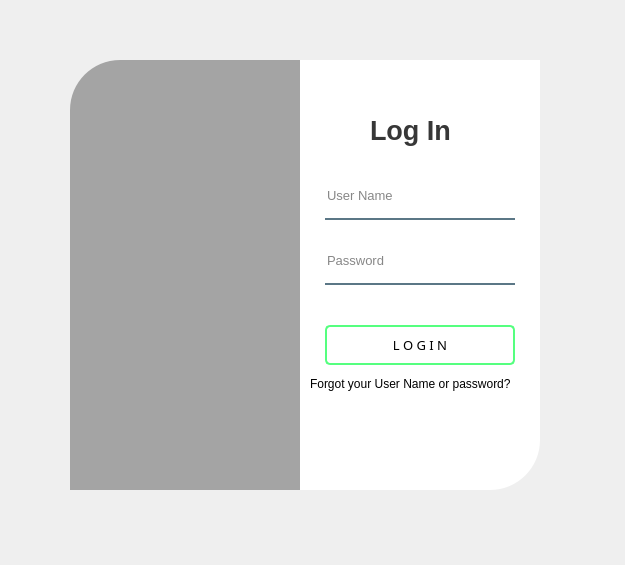
<?xml version="1.0" encoding="UTF-8"?>
<ui version="4.0">
 <class>Form</class>
 <widget class="QWidget" name="Form">
  <property name="geometry">
   <rect>
    <x>0</x>
    <y>0</y>
    <width>625</width>
    <height>565</height>
   </rect>
  </property>
  <property name="windowTitle">
   <string>Form</string>
  </property>
  <widget class="QWidget" name="widget" native="true">
   <property name="geometry">
    <rect>
     <x>30</x>
     <y>30</y>
     <width>550</width>
     <height>500</height>
    </rect>
   </property>
   <widget class="QLabel" name="label">
    <property name="geometry">
     <rect>
      <x>40</x>
      <y>30</y>
      <width>280</width>
      <height>430</height>
     </rect>
    </property>
    <property name="styleSheet">
     <string notr="true">border-image: url(:/images/bich.jpg);
border-top-left-radius: 50px;</string>
    </property>
    <property name="text">
     <string/>
    </property>
   </widget>
   <widget class="QLabel" name="label_2">
    <property name="geometry">
     <rect>
      <x>40</x>
      <y>30</y>
      <width>280</width>
      <height>430</height>
     </rect>
    </property>
    <property name="styleSheet">
     <string notr="true">background-color:rgba(0, 0, 0, 80);
border-top-left-radius: 50px;</string>
    </property>
    <property name="text">
     <string/>
    </property>
   </widget>
   <widget class="QLabel" name="label_3">
    <property name="geometry">
     <rect>
      <x>270</x>
      <y>30</y>
      <width>240</width>
      <height>430</height>
     </rect>
    </property>
    <property name="styleSheet">
     <string notr="true">background-color:rgba(255, 255, 255, 255);
border-bottom-right-radius:50px</string>
    </property>
    <property name="text">
     <string/>
    </property>
   </widget>
   <widget class="QLabel" name="label_4">
    <property name="geometry">
     <rect>
      <x>340</x>
      <y>80</y>
      <width>111</width>
      <height>40</height>
     </rect>
    </property>
    <property name="font">
     <font>
      <pointsize>20</pointsize>
      <weight>75</weight>
      <bold>true</bold>
     </font>
    </property>
    <property name="styleSheet">
     <string notr="true">color:rgba(0, 0, 0, 200);</string>
    </property>
    <property name="text">
     <string>Log In</string>
    </property>
   </widget>
   <widget class="QLineEdit" name="lineEdit">
    <property name="geometry">
     <rect>
      <x>295</x>
      <y>150</y>
      <width>190</width>
      <height>40</height>
     </rect>
    </property>
    <property name="font">
     <font>
      <pointsize>10</pointsize>
     </font>
    </property>
    <property name="styleSheet">
     <string notr="true">background-color:rgba(0, 0, 0, 0);
border:none;
border-bottom:2px solid rgba(46, 82, 101, 200);
color:rgba(0, 0, 0, 240);
padding-bottom:7px;</string>
    </property>
    <property name="placeholderText">
     <string>User Name</string>
    </property>
   </widget>
   <widget class="QLineEdit" name="lineEdit_2">
    <property name="geometry">
     <rect>
      <x>295</x>
      <y>215</y>
      <width>190</width>
      <height>40</height>
     </rect>
    </property>
    <property name="font">
     <font>
      <pointsize>10</pointsize>
     </font>
    </property>
    <property name="styleSheet">
     <string notr="true">background-color:rgba(0, 0, 0, 0);
border:none;
border-bottom:2px solid rgba(46, 82, 101, 200);
color:rgba(0, 0, 0, 240);
padding-bottom:7px;</string>
    </property>
    <property name="echoMode">
     <enum>QLineEdit::Normal</enum>
    </property>
    <property name="placeholderText">
     <string>Password</string>
    </property>
   </widget>
   <widget class="QPushButton" name="pushButton">
    <property name="geometry">
     <rect>
      <x>295</x>
      <y>295</y>
      <width>190</width>
      <height>40</height>
     </rect>
    </property>
    <property name="font">
     <font>
      <family>Rockwell</family>
      <pointsize>10</pointsize>
      <weight>50</weight>
      <italic>false</italic>
      <bold>false</bold>
     </font>
    </property>
    <property name="cursor">
     <cursorShape>PointingHandCursor</cursorShape>
    </property>
    <property name="styleSheet">
     <string notr="true">QPushButton#pushButton{
	border: 2px solid;
	border-radius: 5px;
	border-color: rgb(85, 255, 127);
	font: 10pt &quot;Rockwell&quot;;
}

QPushButton#pushButton:hover{
	background-color:rgb(85, 255, 127);
}

QPushButton#pushButton:pressed{
	color: white;
	padding-left: 3px;
	padding-top: 3px;
}</string>
    </property>
    <property name="text">
     <string>L O G I N</string>
    </property>
   </widget>
   <widget class="QLabel" name="label_5">
    <property name="geometry">
     <rect>
      <x>280</x>
      <y>344</y>
      <width>221</width>
      <height>20</height>
     </rect>
    </property>
    <property name="text">
     <string>Forgot your User Name or password?</string>
    </property>
   </widget>
  </widget>
 </widget>
 <resources>
  <include location="res.qrc"/>
 </resources>
 <connections/>
</ui>
